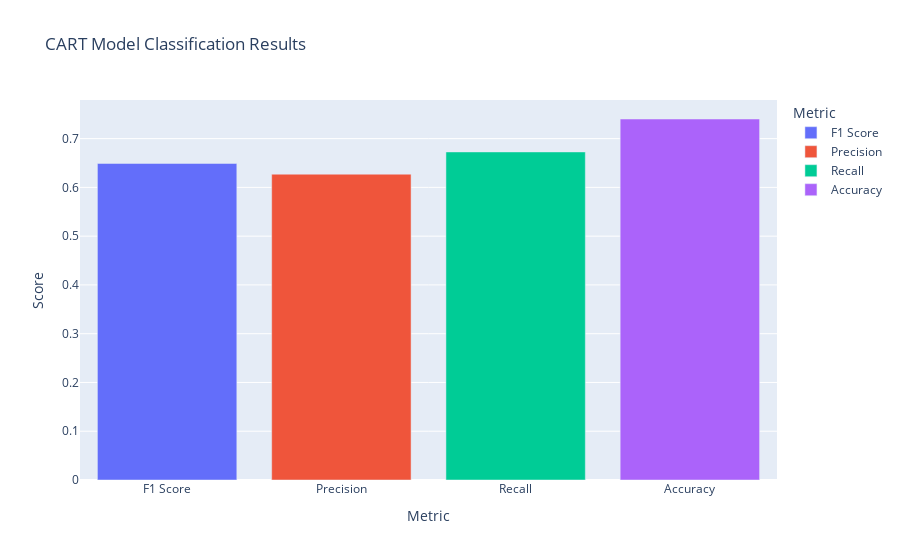

The notebook cell saved with this chart:
### Code cell
f1 = f1_score(y_test, y_pred)
precision = precision_score(y_test, y_pred)
recall = recall_score(y_test, y_pred)
accuracy = accuracy_score(y_test, y_pred)

# Metrik değerlerini bir liste içinde sakla
scores = [f1, precision, recall, accuracy]
labels = ['F1 Score', 'Precision', 'Recall', 'Accuracy']

# Verileri bir DataFrame'e dönüştür
data = {'Metric': labels, 'Score': scores}
df = pd.DataFrame(data)

# Çubuk grafik kullanarak sonuçları görselleştir
fig = px.bar(df, x='Metric', y='Score', color='Metric', title='CART Model Classification Results')
fig.show()

### Figure 1 — Plotly figure (JSON) as saved in the notebook; plotly's stock layout.template omitted (floating-point values rounded to 4 significant figures)
{"data": [{"alignmentgroup": "True", "hovertemplate": "Metric=%{x}<br>Score=%{y}<extra></extra>", "legendgroup": "F1 Score", "marker": {"color": "#636efa", "pattern": {"shape": ""}}, "name": "F1 Score", "offsetgroup": "F1 Score", "orientation": "v", "showlegend": true, "textposition": "auto", "type": "bar", "x": ["F1 Score"], "xaxis": "x", "y": [0.6491], "yaxis": "y"}, {"alignmentgroup": "True", "hovertemplate": "Metric=%{x}<br>Score=%{y}<extra></extra>", "legendgroup": "Precision", "marker": {"color": "#EF553B", "pattern": {"shape": ""}}, "name": "Precision", "offsetgroup": "Precision", "orientation": "v", "showlegend": true, "textposition": "auto", "type": "bar", "x": ["Precision"], "xaxis": "x", "y": [0.6271], "yaxis": "y"}, {"alignmentgroup": "True", "hovertemplate": "Metric=%{x}<br>Score=%{y}<extra></extra>", "legendgroup": "Recall", "marker": {"color": "#00cc96", "pattern": {"shape": ""}}, "name": "Recall", "offsetgroup": "Recall", "orientation": "v", "showlegend": true, "textposition": "auto", "type": "bar", "x": ["Recall"], "xaxis": "x", "y": [0.6727], "yaxis": "y"}, {"alignmentgroup": "True", "hovertemplate": "Metric=%{x}<br>Score=%{y}<extra></extra>", "legendgroup": "Accuracy", "marker": {"color": "#ab63fa", "pattern": {"shape": ""}}, "name": "Accuracy", "offsetgroup": "Accuracy", "orientation": "v", "showlegend": true, "textposition": "auto", "type": "bar", "x": ["Accuracy"], "xaxis": "x", "y": [0.7403], "yaxis": "y"}], "layout": {"barmode": "relative", "legend": {"title": {"text": "Metric"}, "tracegroupgap": 0}, "title": {"text": "CART Model Classification Results"}, "xaxis": {"anchor": "y", "categoryarray": ["F1 Score", "Precision", "Recall", "Accuracy"], "categoryorder": "array", "domain": [0, 1], "title": {"text": "Metric"}}, "yaxis": {"anchor": "x", "domain": [0, 1], "title": {"text": "Score"}}}}
